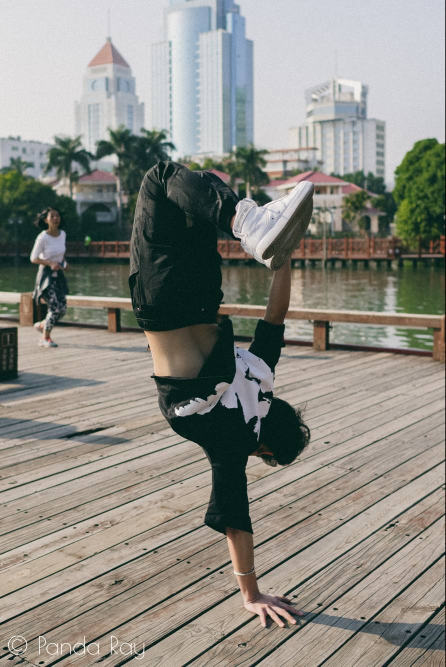
#> input picture Lesson-01Assignment/wang.jpg, 891 x 1334 px (shown at 1/2 size)
$ jupyter execute '（wangcan）Lesson-01 Assignment.ipynb'
#> lines starting #> are read from the running program, lines starting #| are printed output that depends on the picture; after the words box and inside, x2 and y2 are one past the last pixel; in counts of white or black regions, pixels touching at a corner belong together
[cell 1]
import cv2
import matplotlib.pyplot as plt
import numpy as np
import random

[cell 2]
img_ori = cv2.imread('wang.jpg',1)
#> img_ori is the input picture: shape (1334, 891, 3); mean B, G, R 131.5, 138.9, 140.3
img_ori.shape
#> Out = (1334, 891, 3)

# image reading

[cell 3]
def my_show(img, size=(5,5)):
#> called with size = (5, 5)
    plt.figure(figsize=size)
    plt.imshow(cv2.cvtColor(img,cv2.COLOR_BGR2RGB))
    plt.show()

[cell 4]
my_show(img_ori)

# image crop

[cell 5]
my_show(img_ori[200:1200,200:650])

# channel split

[cell 6]
def img_cooler(img,b_increase,r_decrease):
#> called with b_increase = 100, r_decrease = 10
    B,G,R = cv2.split(img)
    b_lim = 255 - b_increase
    B[B>b_lim] = 255
    B[B<=b_lim] = (b_increase + B[B<=b_lim]).astype(img.dtype)

    r_lim = r_decrease
    R[R<r_lim] = 0
#> R: shape (1334, 891); min 0, max 255, mean 139.9
    R[R>=r_lim] = (R[R>=r_lim] - r_decrease).astype(img.dtype)
    return cv2.merge((B,G,R))

[cell 7]
cooler_image = img_cooler(img_ori,100,10)
my_show(cooler_image)

# Gamma Change

[cell 8]
def adjust_gamma(img, gamma=1.0):
    invGamma = 1.0/gamma
    table = []
    for i in range(256):
        table.append(((i/255.0)**invGamma)*255)
    table = np.array(table).astype('uint8')
    return cv2.LUT(img,table)

[cell 9]
img_dark = cv2.imread('dark1.jpg',1)
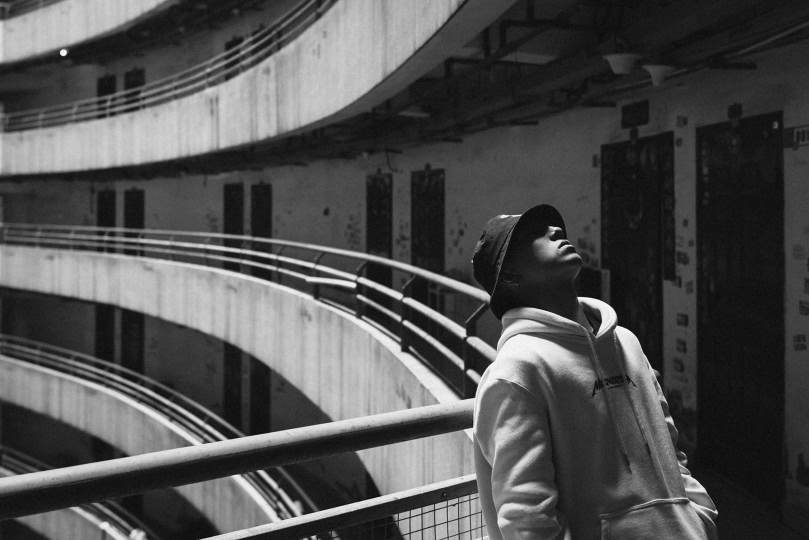
#> input picture Lesson-01Assignment/dark1.jpg, 1618 x 1080 px (shown at 1/2 size)
#> img_dark is the input picture: shape (1080, 1618, 3); min 0, max 255, mean 79.6
my_show(img_dark,size=(8,8))

img_brighter = adjust_gamma(img_dark,2)
my_show(img_brighter,size=(8,8))

# rotation

[cell 10]
img = img_ori
M = cv2.getRotationMatrix2D((img.shape[1] / 2, img.shape[0] / 2), 20, 1) # center, angle, scale
img_rotate = cv2.warpAffine(img, M, (img.shape[1], img.shape[0]))
my_show(img_rotate)

# translation

[cell 11]
def transform(image,xoffset,yoffset):
#> called with xoffset = 50, yoffset = 50
    rows = image.shape[0] + np.abs(yoffset)
#> rows = 1384
    cols = image.shape[1] + np.abs(xoffset)
#> cols = 941

    dist = np.zeros((rows,cols,image.shape[2]),image.dtype)

    for y in range(rows):
        for x in range(cols):
            new_x = x - xoffset
            new_y = y - yoffset

            if new_x >=0 and new_y >= 0 and new_x < cols and new_y < rows:
                dist[y,x] = image[new_y,new_x]
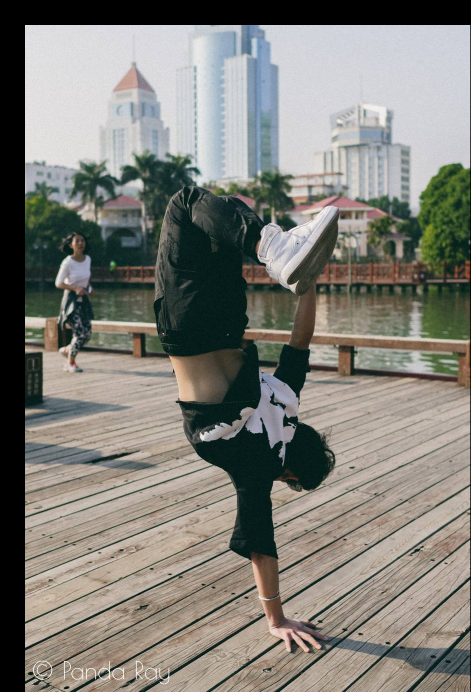
#> dist: shape (1384, 941, 3) (shown at 1/2 size); mean B, G, R 120, 126.8, 128
    return dist

[cell 12]
img_transform = transform(img_ori,50,50)
my_show(img_transform,size=(8,8))

[cell 13]
img = img_ori
M = np.float32([[1, 0, 25], [0, 1, 50]])
shifted1 = cv2.warpAffine(img_ori, M, (img.shape[1], img.shape[0]))
my_show(shifted1)

M = np.float32([[1, 0, -50], [0, 1, -90]])
shifted2 = cv2.warpAffine(img_ori, M, (img.shape[1], img.shape[0]))
my_show(shifted2)

# scale

[cell 14]
M = cv2.getRotationMatrix2D((img.shape[1] / 2, img.shape[0] / 2), 0, 0.5) # center, angle, scale
#> M = [[0.5, 0, 222.8], [0, 0.5, 333.5]]
img_scale = cv2.warpAffine(img, M, (img.shape[1], img.shape[0]))
my_show(img_scale)

# scale+rotation+translation = similarity transform

[cell 15]
M = cv2.getRotationMatrix2D((img.shape[1] / 2, img.shape[0] / 2), 30, 0.5) # center, angle, scale
img_st = cv2.warpAffine(img, M, (img.shape[1], img.shape[0]))
M2 = np.float32([[1, 0, -100], [0, 1, 100]])
similarity_transform = cv2.warpAffine(img_st, M2, (img.shape[1], img.shape[0]))
my_show(similarity_transform)

# Affine_transform

[cell 16]
rows, cols, ch = img.shape
#> rows = 1334; cols = 891; ch = 3
pts1 = np.float32([[0, 0], [cols - 1, 0], [0, rows - 1]])
#> pts1 = [[0, 0], [890, 0], [0, 1333]]
pts2 = np.float32([[cols * 0.2, rows * 0.1], [cols * 0.9, rows * 0.2], [cols * 0.1, rows * 0.9]])

M = cv2.getAffineTransform(pts1, pts2)
dst = cv2.warpAffine(img, M, (cols, rows))

my_show(dst)

# perspective transform

[cell 17]
img = img_ori

def random_perspectiv_transform(img, row, col):
#> called with row = 1334, col = 891
    height, width, channels = img.shape

    random_margin = 60
    x1 = random.randint(-random_margin, random_margin)
    y1 = random.randint(-random_margin, random_margin)
    x2 = random.randint(width - random_margin - 1, width - 1)
    y2 = random.randint(-random_margin, random_margin)
    x3 = random.randint(width - random_margin - 1, width - 1)
    y3 = random.randint(height - random_margin - 1, height - 1)
    x4 = random.randint(-random_margin, random_margin)
    y4 = random.randint(height - random_margin - 1, height - 1)

    dx1 = random.randint(-random_margin, random_margin)
    dy1 = random.randint(-random_margin, random_margin)
    dx2 = random.randint(width - random_margin - 1, width - 1)
    dy2 = random.randint(-random_margin, random_margin)
    dx3 = random.randint(width - random_margin - 1, width - 1)
    dy3 = random.randint(height - random_margin - 1, height - 1)
    dx4 = random.randint(-random_margin, random_margin)
    dy4 = random.randint(height - random_margin - 1, height - 1)

    pts1 = np.float32([[x1, y1], [x2, y2], [x3, y3], [x4, y4]])
    pts2 = np.float32([[dx1, dy1], [dx2, dy2], [dx3, dy3], [dx4, dy4]])
    M_pt = cv2.getPerspectiveTransform(pts1, pts2)
    img_pt = cv2.warpPerspective(img, M_pt, (width, height))
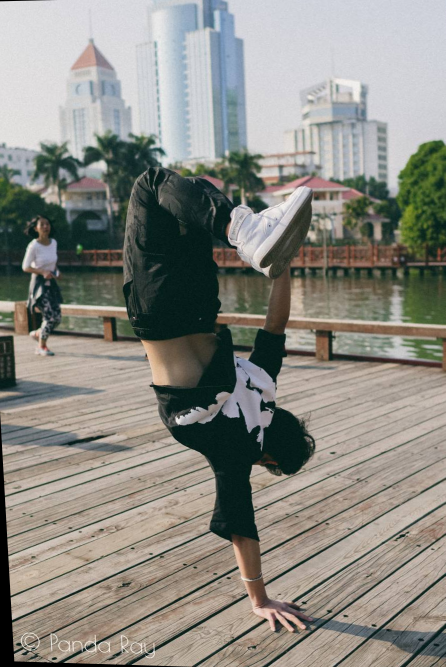
#> img_pt: shape (1334, 891, 3) (shown at 1/2 size); mean B, G, R 130.9, 138, 139
    return M_pt, img_pt
M_pt, img_pt = random_perspectiv_transform(img, img.shape[0], img.shape[1])
#> M_pt = [[1.03, 0.0578, -46.65], [-0.0238, 1.05, 3.74], [-4.17e-05, 4.83e-05, 1]]
my_show(img_pt)

# Optionl:Please change image color through YUV/HSV space

[cell 18]
#HSV颜色空间

img_hsv = cv2.cvtColor(img_ori, cv2.COLOR_BGR2HSV)
#> img_hsv: shape (1334, 891, 3); mean H, S, V 53.7, 54.2, 147.1
img_h = img_hsv[..., 0]
img_s = img_hsv[..., 1]
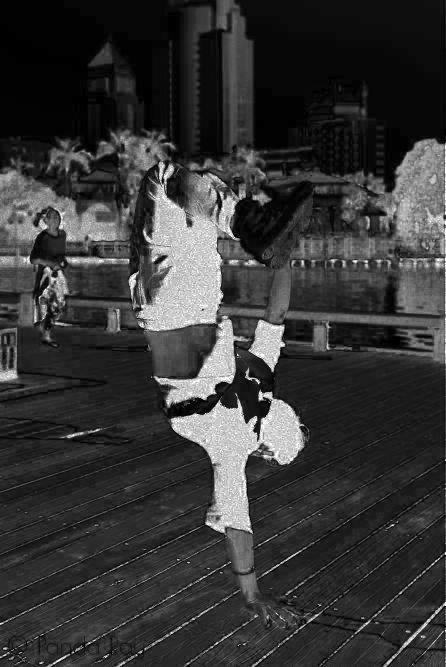
#> img_s: shape (1334, 891) (shown at 1/2 size); min 0, max 255, mean 54.2
img_v = img_hsv[..., 2]
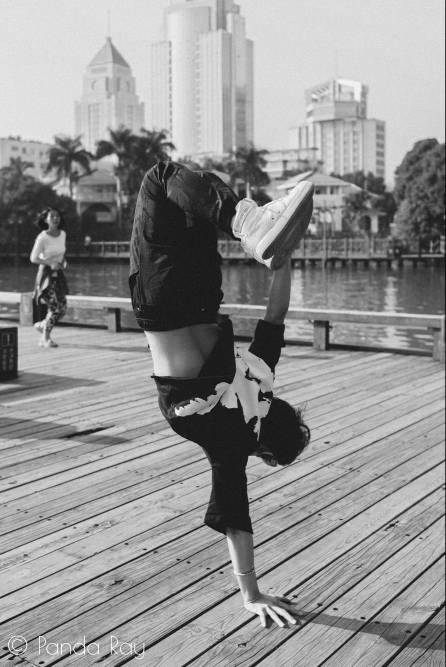
#> img_v: shape (1334, 891) (shown at 1/2 size); min 1, max 255, mean 147.1

fig = plt.gcf()
fig.set_size_inches(10, 15)

plt.subplot(221)
plt.imshow(img_hsv)
plt.axis('off')
plt.title('HSV')

plt.subplot(222)
plt.imshow(img_h, cmap='gray')
plt.axis('off')
plt.title('H')

plt.subplot(223)
plt.imshow(img_s, cmap='gray')
plt.axis('off')
plt.title('S')

plt.subplot(224)
plt.imshow(img_v, cmap='gray')
plt.axis('off')
plt.title('V')

plt.show()

[cell 19]
##YUV 色彩空间的Y 进行直方图均衡 来调亮图片
img_dark = cv2.imread('dark1.jpg',1)
my_show(img_dark,size=(8,8))

img_yuv = cv2.cvtColor(img_dark,cv2.COLOR_BGR2YUV)
#> img_yuv: shape (1080, 1618, 3); mean of channels 0, 1, 2 79.6, 128, 128
img_yuv[:,:,0] = cv2.equalizeHist(img_yuv[:,:,0])
#> img_yuv: shape (1080, 1618, 3); mean of channels 0, 1, 2 128.9, 128, 128
img_output = cv2.cvtColor(img_yuv,cv2.COLOR_YUV2BGR)
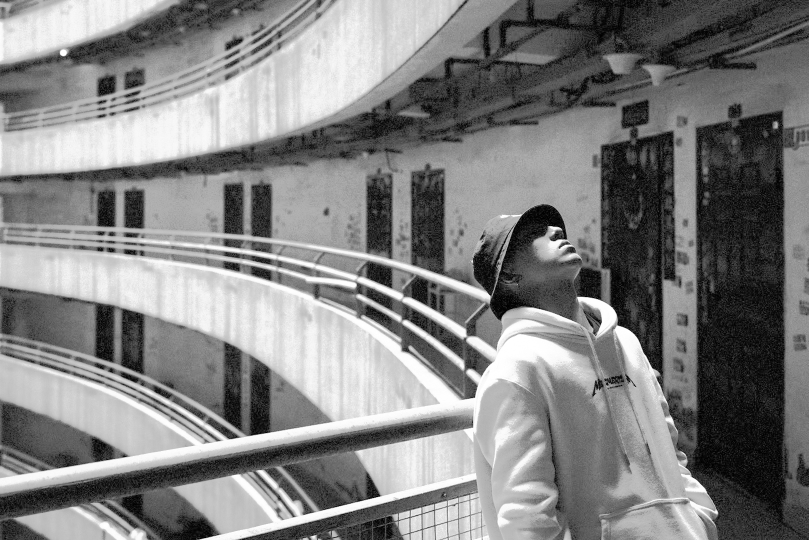
#> img_output: shape (1080, 1618, 3) (shown at 1/2 size); min 0, max 255, mean 128.9

my_show(img_output,size=(8,8))

[cell 20]
plt.subplot(131)
plt.hist(img_dark.flatten(),256,[0,256],color='r')
plt.subplot(132)
plt.hist(img_brighter.flatten(),256,[0,256],color='b')
plt.subplot(133)
plt.hist(img_output.flatten(),256,[0,256],color='g')
plt.show()
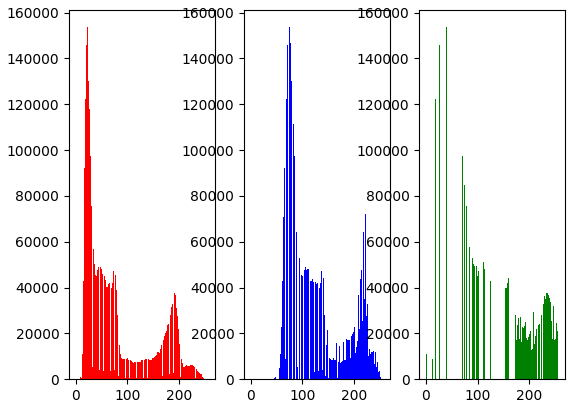
#> figure drawn by matplotlib, 3 panels; panel 1: tallest bar 153603 high, from x = 22 to 23; panel 2: tallest bar 153603 high, from x = 74 to 75; panel 3: tallest bar 153603 high, from x = 40 to 41

# Advance:Do a app for id photo bg change

# 改变证件照背景颜色

[cell 21]
img_xiaowang=cv2.imread('xiaowang.jpg')
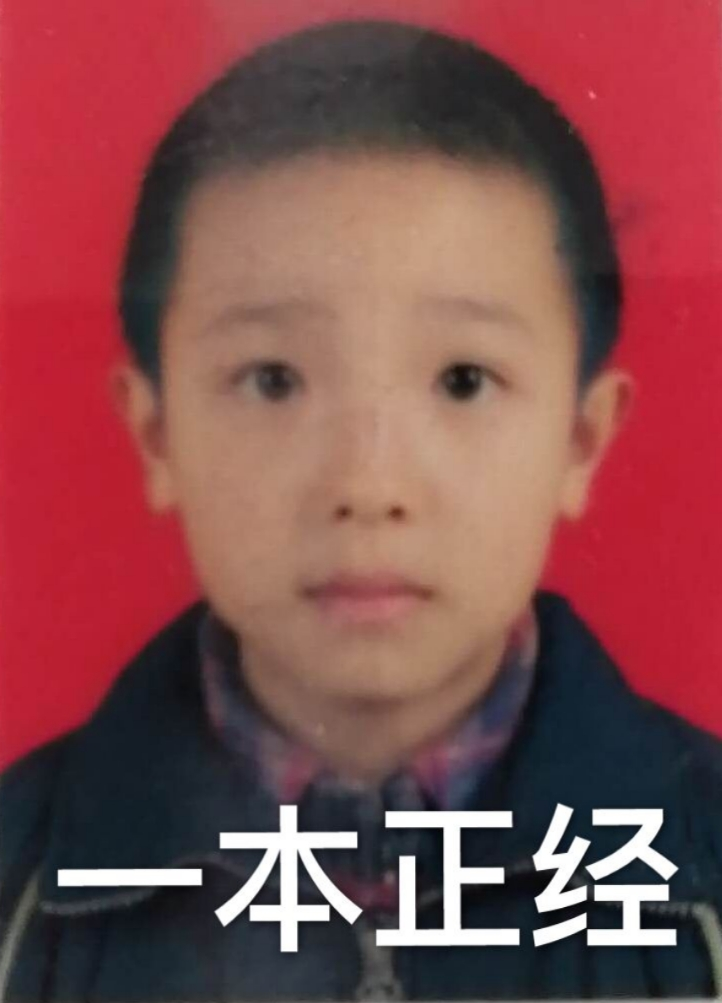
#> input picture Lesson-01Assignment/xiaowang.jpg, 722 x 1003 px
#> img_xiaowang is the input picture: shape (1003, 722, 3); mean B, G, R 76.2, 74.6, 131.9
rows,cols,channels = img.shape
img_id=cv2.resize(img_xiaowang,None,fx=0.5,fy=0.5)
rows,cols,channels = img.shape
my_show(img_id)

[cell 22]
##获取红色背景区域（黄色表示背景颜色）

hsv = cv2.cvtColor(img_id,cv2.COLOR_BGR2HSV)
#> hsv: shape (502, 361, 3); mean H, S, V 95.9, 117.6, 135.9
lower_red = np.array([170,125,56])
upper_red = np.array([180,255,255])
img_mask = cv2.inRange(hsv, lower_red, upper_red)
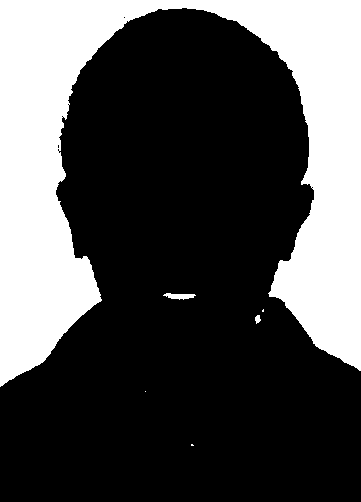
#> img_mask: shape (502, 361); 30.7% white; 6 white regions (3 under 20 px), largest, box (x1, y1, x2, y2) and area: (0, 0, 361, 387) 55488, (163, 293, 196, 300) 142, (255, 315, 261, 324) 37


plt.imshow(img_mask)

[cell 23]
#腐蚀膨胀
erode=cv2.erode(img_mask,None,iterations=5)
#> erode: shape (502, 361); 26.9% white; 1 white region, box (x1, y1, x2, y2) and area: (0, 0, 361, 378) 48809


dilate=cv2.dilate(erode,None,iterations=5)
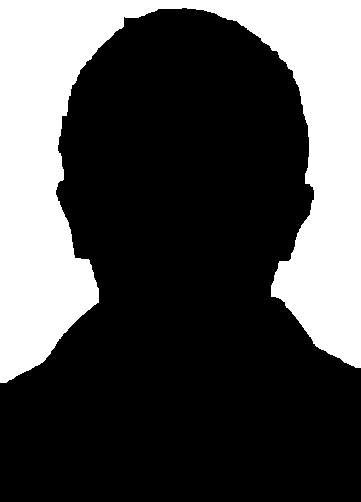
#> dilate: shape (502, 361); 30.5% white; 1 white region, box (x1, y1, x2, y2) and area: (0, 0, 361, 383) 55259

plt.imshow(dilate)
